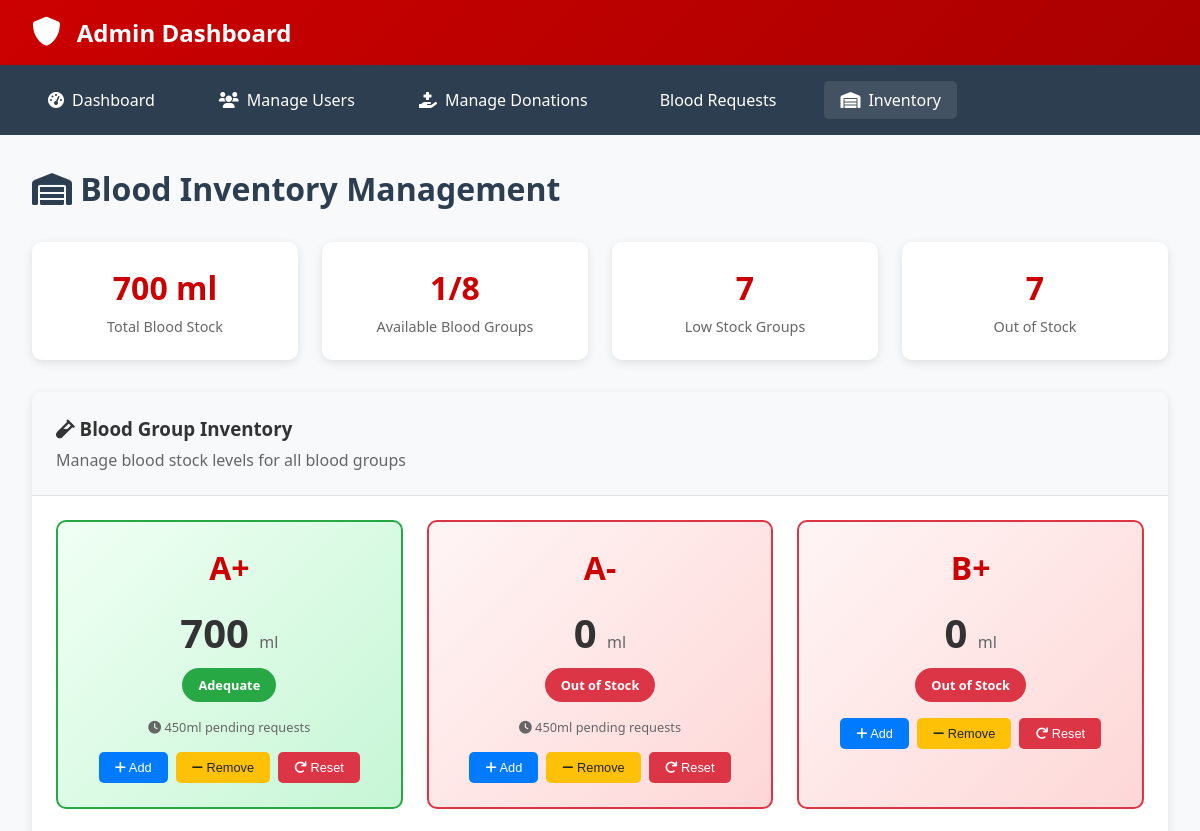
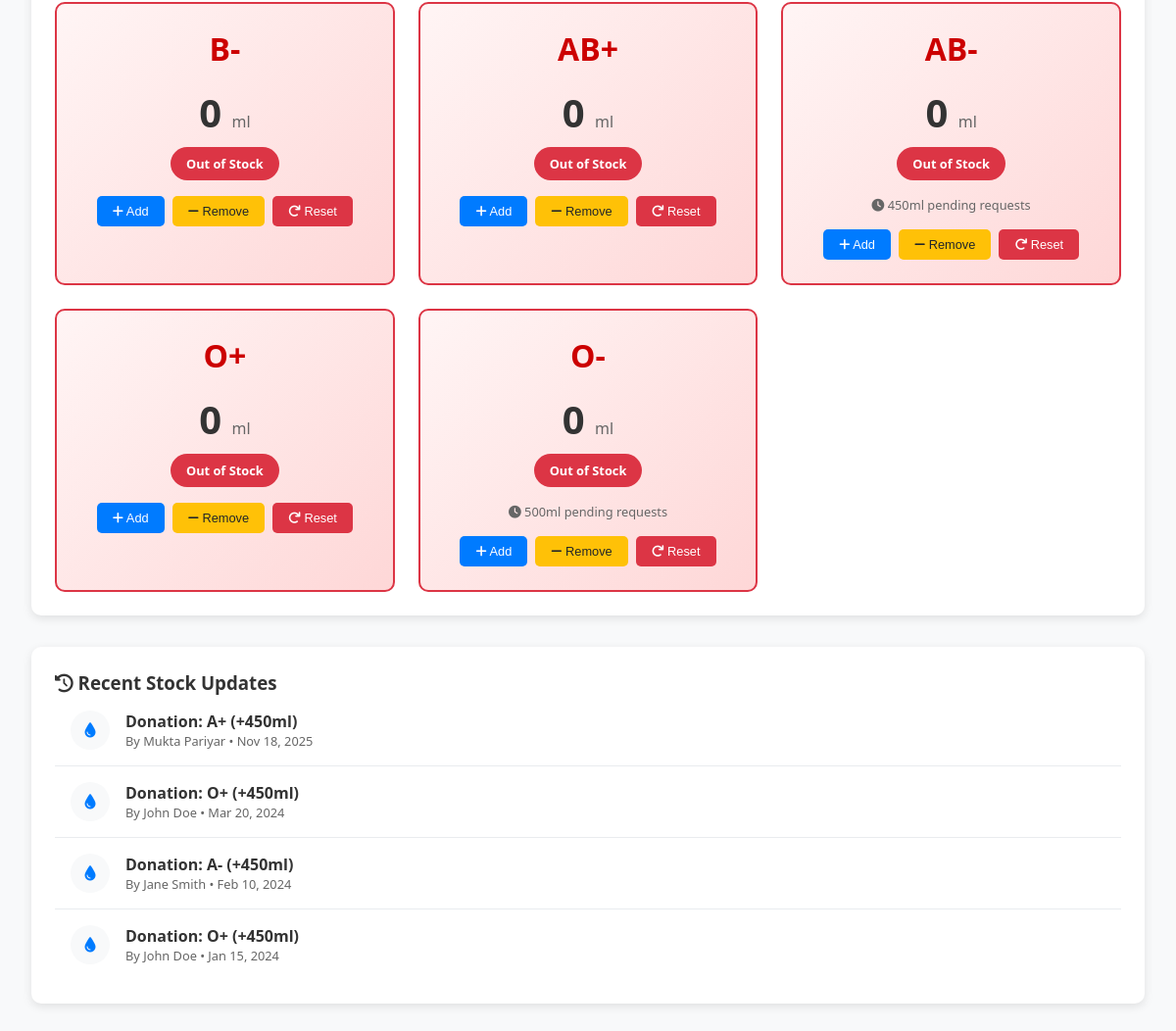
Page /admin/blood_inventory.php on the committed database (2 pictures, top to bottom).
### tables this page shows
CREATE TABLE `blood_inventory` (
  `id` int(11) NOT NULL,
  `blood_group` enum('A+','A-','B+','B-','AB+','AB-','O+','O-') NOT NULL,
  `quantity_ml` int(11) DEFAULT 0,
  `last_updated` timestamp NOT NULL DEFAULT current_timestamp() ON UPDATE current_timestamp()
);

CREATE TABLE `donations` (
  `id` int(11) NOT NULL,
  `donor_id` int(11) DEFAULT NULL,
  `blood_group` enum('A+','A-','B+','B-','AB+','AB-','O+','O-') NOT NULL,
  `donation_date` date NOT NULL,
  `quantity_ml` int(11) NOT NULL,
  `status` enum('pending','approved','rejected') DEFAULT 'pending',
  `created_at` timestamp NOT NULL DEFAULT current_timestamp(),
  `donation_type` varchar(50) NOT NULL DEFAULT 'whole_blood',
  `donation_center` varchar(255) DEFAULT NULL,
  `health_conditions` text DEFAULT NULL,
  `medications` text DEFAULT NULL,
  `travel_history` text DEFAULT NULL,
  `recent_sickness` enum('yes','no') DEFAULT 'no',
  `tattoo_piercing` enum('yes','no') DEFAULT 'no'
);

CREATE TABLE `users` (
  `id` int(11) NOT NULL,
  `username` varchar(50) NOT NULL,
  `email` varchar(100) NOT NULL,
  `password` varchar(255) NOT NULL,
  `role` enum('admin','donor','seeker') NOT NULL,
  `full_name` varchar(100) NOT NULL,
  `blood_group` enum('A+','A-','B+','B-','AB+','AB-','O+','O-') DEFAULT NULL,
  `date_of_birth` date DEFAULT NULL,
  `phone` varchar(15) DEFAULT NULL,
  `address` text DEFAULT NULL,
  `status` enum('active','inactive') DEFAULT 'active',
  `created_at` timestamp NOT NULL DEFAULT current_timestamp()
);

### admin/blood_inventory.php (the view, shortened to what this page needs)
<?php
$database = new Database();
$db = $database->getConnection();
$inventory_query = "SELECT * FROM blood_inventory ORDER BY
    CASE blood_group
        WHEN 'A+' THEN 1
        WHEN 'A-' THEN 2
        WHEN 'B+' THEN 3
        WHEN 'B-' THEN 4
        WHEN 'AB+' THEN 5
        WHEN 'AB-' THEN 6
        WHEN 'O+' THEN 7
        WHEN 'O-' THEN 8
    END";
$inventory_stmt = $db->prepare($inventory_query);
$inventory_stmt->execute();
$inventory = $inventory_stmt->fetchAll(PDO::FETCH_ASSOC);
$inventory_stmt->execute();
$inventory = $inventory_stmt->fetchAll(PDO::FETCH_ASSOC);
$stats_query = "SELECT
    SUM(quantity_ml) as total_blood,
    AVG(quantity_ml) as avg_stock,
    COUNT(*) as total_groups,
    COUNT(CASE WHEN quantity_ml > 0 THEN 1 END) as available_groups,
    COUNT(CASE WHEN quantity_ml < 500 THEN 1 END) as low_stock_groups,
    COUNT(CASE WHEN quantity_ml = 0 THEN 1 END) as out_of_stock_groups
    FROM blood_inventory";
$stats_stmt = $db->prepare($stats_query);
$stats_stmt->execute();
$inventory_stats = $stats_stmt->fetch(PDO::FETCH_ASSOC);
$recent_donations_query = "SELECT d.blood_group, d.quantity_ml, d.donation_date, u.full_name
                          FROM donations d
                          JOIN users u ON d.donor_id = u.id
                          WHERE d.status = 'approved'
                          ORDER BY d.donation_date DESC
                          LIMIT 5";
$recent_donations_stmt = $db->prepare($recent_donations_query);
$recent_donations_stmt->execute();
$recent_donations = $recent_donations_stmt->fetchAll(PDO::FETCH_ASSOC);
$pending_requests_query = "SELECT blood_group, SUM(quantity_ml) as total_requested
                          FROM blood_requests
                          WHERE status IN ('pending', 'approved')
                          GROUP BY blood_group";
$pending_requests_stmt = $db->prepare($pending_requests_query);
$pending_requests_stmt->execute();
$pending_requests = $pending_requests_stmt->fetchAll(PDO::FETCH_ASSOC);
?>
<!DOCTYPE html>
<html lang="en">
<head>
    <link rel="stylesheet" href="https://cdnjs.cloudflare.com/ajax/libs/font-awesome/6.0.0/css/all.min.css">
</head>
<body>
    <header class="admin-header">
        <nav class="admin-nav">
            <div class="admin-brand">
                <i class="fas fa-shield-alt"></i>
                <h1>Admin Dashboard</h1>
            </div>
        </nav>
    </header>
    <nav class="admin-menu">
        <div class="menu-container">
            <div class="menu-links">
                <a href="dashboard.php"><i class="fas fa-tachometer-alt"></i> Dashboard</a>
                <a href="manage_users.php"><i class="fas fa-users"></i> Manage Users</a>
                <a href="manage_donations.php"><i class="fas fa-hand-holding-medical"></i> Manage Donations</a>
                <a href="manage_blood_requests.php"><i class="fas fa-blood"></i> Blood Requests</a>
                <a href="blood_inventory.php" class="active"><i class="fas fa-warehouse"></i> Inventory</a>
            </div>
        </div>
    </nav>
    <div class="admin-container">
        <div class="page-header">
            <h1 class="page-title"><i class="fas fa-warehouse"></i> Blood Inventory Management</h1>
        </div>
        <div class="stats-grid">
            <div class="stat-card">
                <div class="stat-number"><?php echo $inventory_stats['total_blood'] ?? '0'; ?> ml</div>
                <div class="stat-label">Total Blood Stock</div>
            </div>
            <div class="stat-card">
                <div class="stat-number"><?php echo $inventory_stats['available_groups'] ?? '0'; ?>/8</div>
                <div class="stat-label">Available Blood Groups</div>
            </div>
            <div class="stat-card">
                <div class="stat-number"><?php echo $inventory_stats['low_stock_groups'] ?? '0'; ?></div>
                <div class="stat-label">Low Stock Groups</div>
            </div>
            <div class="stat-card">
                <div class="stat-number"><?php echo $inventory_stats['out_of_stock_groups'] ?? '0'; ?></div>
                <div class="stat-label">Out of Stock</div>
            </div>
        </div>
        <div class="inventory-card">
            <div class="inventory-header">
                <h3><i class="fas fa-vial"></i> Blood Group Inventory</h3>
                <p style="color: #666; margin-top: 0.5rem;">Manage blood stock levels for all blood groups</p>
            </div>
            <div class="inventory-grid">
                <?php foreach ($inventory as $item):
                    $quantity = $item['quantity_ml'];
                    if ($quantity == 0) {
                        $status = 'critical';
                        $status_text = 'Out of Stock';
                        $card_class = 'critical';
                    } elseif ($quantity < 500) {
                        $status = 'low';
                        $status_text = 'Low Stock';
                        $card_class = 'low';
                    } elseif ($quantity < 1000) {
                        $status = 'adequate';
                        $status_text = 'Adequate';
                        $card_class = 'adequate';
                    } else {
                        $status = 'good';
                        $status_text = 'Good Stock';
                        $card_class = 'good';
                    }
                    $pending_for_group = 0;
                    foreach ($pending_requests as $request) {
                        if ($request['blood_group'] == $item['blood_group']) {
                            $pending_for_group = $request['total_requested'];
                            break;
                        }
                    }
                ?>
                    <div class="blood-group-card <?php echo $card_class; ?>">
                        <div class="blood-group"><?php echo $item['blood_group']; ?></div>
                        <div class="quantity-display">
                            <?php echo number_format($quantity); ?> <span class="quantity-unit">ml</span>
                        </div>
                        <div class="stock-status status-<?php echo $status; ?>">
                            <?php echo $status_text; ?>
                        </div>
                        <?php if ($pending_for_group > 0): ?>
                            <div style="color: #666; font-size: 0.8rem; margin-bottom: 1rem;">
                                <i class="fas fa-clock"></i> <?php echo $pending_for_group; ?>ml pending requests
                            </div>
                        <?php endif; ?>
                        <div class="inventory-actions">
                            <button class="action-btn primary" onclick="openAddStockModal('<?php echo $item['blood_group']; ?>')">
                                <i class="fas fa-plus"></i> Add
                            </button>
                            <button class="action-btn warning" onclick="openRemoveStockModal('<?php echo $item['blood_group']; ?>', <?php echo $quantity; ?>)">
                                <i class="fas fa-minus"></i> Remove
                            </button>
                            <button class="action-btn danger" onclick="resetInventory('<?php echo $item['blood_group']; ?>')">
                                <i class="fas fa-redo"></i> Reset
                            </button>
                        </div>
                    </div>
                <?php endforeach; ?>
            </div>
        </div>
        <div class="recent-activity">
            <h3><i class="fas fa-history"></i> Recent Stock Updates</h3>
            <div class="activity-list">
                <?php if (count($recent_donations) > 0): ?>
                    <?php foreach ($recent_donations as $donation): ?>
                        <div class="activity-item">
                            <div class="activity-icon">
                                <i class="fas fa-tint"></i>
                            </div>
                            <div class="activity-details">
                                <div class="activity-title">
                                    Donation: <?php echo $donation['blood_group']; ?> (+<?php echo $donation['quantity_ml']; ?>ml)
                                </div>
                                <div class="activity-meta">
                                    By <?php echo htmlspecialchars($donation['full_name']); ?> •
                                    <?php echo date('M j, Y', strtotime($donation['donation_date'])); ?>
                                </div>
                            </div>
                        </div>
                    <?php endforeach; ?>
                <?php endif; ?>
            </div>
        </div>
    </div>
</body>
</html>

### admin/blood_inventory.php (style rules this page uses)
.inventory-card { background: white; border-radius: 10px; box-shadow: 0 3px 10px rgba(0,0,0,0.1); margin-bottom: 2rem; overflow: hidden; }
.inventory-header { background: #f8f9fa; padding: 1.5rem; border-bottom: 1px solid #dee2e6; }
.inventory-grid { display: grid; grid-template-columns: repeat(auto-fit, minmax(280px, 1fr)); gap: 1.5rem; padding: 1.5rem; }
.blood-group-card { background: white; border: 2px solid #e9ecef; border-radius: 10px; padding: 1.5rem; text-align: center; transition: all 0.3s ease; position: relative; }
.blood-group-card.critical { border-color: #dc3545; background: linear-gradient(135deg, #fff5f5 0%, #fed7d7 100%); }
.blood-group-card.adequate { border-color: #28a745; background: linear-gradient(135deg, #f0fff4 0%, #c6f6d5 100%); }
.blood-group { font-size: 2rem; font-weight: bold; color: #c00; margin-bottom: 1rem; }
.quantity-display { font-size: 2.5rem; font-weight: bold; margin-bottom: 0.5rem; }
.quantity-unit { font-size: 1rem; color: #666; font-weight: normal; }
.stock-status { padding: 0.5rem 1rem; border-radius: 20px; font-size: 0.8rem; font-weight: 600; margin-bottom: 1rem; display: inline-block; }
.status-critical { background: #dc3545; color: white; }
.status-adequate { background: #28a745; color: white; }
.inventory-actions { display: flex; gap: 0.5rem; justify-content: center; flex-wrap: wrap; }
.action-btn { padding: 0.5rem 1rem; border: none; border-radius: 5px; cursor: pointer; font-size: 0.8rem; transition: all 0.3s; }
.action-btn.primary { background: #007bff; color: white; }
.action-btn.warning { background: #ffc107; color: #212529; }
.action-btn.danger { background: #dc3545; color: white; }
.recent-activity { background: white; border-radius: 10px; box-shadow: 0 3px 10px rgba(0,0,0,0.1); padding: 1.5rem; margin-bottom: 2rem; }
.activity-list { max-height: 300px; overflow-y: auto; }
.activity-item { padding: 1rem; border-bottom: 1px solid #e9ecef; display: flex; align-items: center; gap: 1rem; }
.activity-item:last-child { border-bottom: none; }
.activity-icon { width: 40px; height: 40px; background: #f8f9fa; border-radius: 50%; display: flex; align-items: center; justify-content: center; color: #007bff; }
.activity-details { flex: 1; }
.activity-title { font-weight: 600; color: #333; }
.activity-meta { font-size: 0.8rem; color: #666; }
* { margin: 0; padding: 0; box-sizing: border-box; }
body { font-family: 'Segoe UI', Tahoma, Geneva, Verdana, sans-serif; background: #f8f9fa; color: #333; }
.admin-header { background: linear-gradient(135deg, #c00 0%, #a00 100%); color: white; padding: 1rem 0; box-shadow: 0 2px 10px rgba(0,0,0,0.1); }
.admin-nav { display: flex; justify-content: space-between; align-items: center; max-width: 1400px; margin: 0 auto; padding: 0 2rem; }
.admin-brand { display: flex; align-items: center; gap: 1rem; }
.admin-brand i { font-size: 1.8rem; }
.admin-brand h1 { font-size: 1.5rem; font-weight: 700; }
.admin-menu { background: #2c3e50; padding: 1rem 0; }
.menu-container { max-width: 1400px; margin: 0 auto; padding: 0 2rem; }
.menu-links { display: flex; gap: 2rem; }
.menu-links a { color: white; text-decoration: none; padding: 0.5rem 1rem; border-radius: 5px; transition: background 0.3s; display: flex; align-items: center; gap: 0.5rem; }
.menu-links a:hover, .menu-links a.active { background: rgba(255,255,255,0.1); }
.admin-container { max-width: 1400px; margin: 2rem auto; padding: 0 2rem; }
.page-header { display: flex; justify-content: between; align-items: center; margin-bottom: 2rem; }
.page-title { color: #2c3e50; }
.stats-grid { display: grid; grid-template-columns: repeat(auto-fit, minmax(200px, 1fr)); gap: 1.5rem; margin-bottom: 2rem; }
.stat-card { background: white; padding: 1.5rem; border-radius: 10px; box-shadow: 0 3px 10px rgba(0,0,0,0.1); text-align: center; }
.stat-number { font-size: 2rem; font-weight: bold; color: #c00; margin-bottom: 0.5rem; }
.stat-label { color: #666; font-size: 0.9rem; }

### rows in the picture
blood_inventory: blood_group "A+", quantity_ml "700", quantity_ml "Adequate", pending_for_group "450"
blood_inventory: blood_group "A-", quantity_ml "0", quantity_ml "Out of Stock", pending_for_group "450"
blood_inventory: blood_group "B+", quantity_ml "0", quantity_ml "Out of Stock"
blood_inventory: blood_group "B-", quantity_ml "0", quantity_ml "Out of Stock"
blood_inventory: blood_group "AB+", quantity_ml "0", quantity_ml "Out of Stock"
blood_inventory: blood_group "AB-", quantity_ml "0", quantity_ml "Out of Stock", pending_for_group "450"
blood_inventory: blood_group "O+", quantity_ml "0", quantity_ml "Out of Stock"
blood_inventory: blood_group "O-", quantity_ml "0", quantity_ml "Out of Stock", pending_for_group "500"
donations: blood_group "A+", quantity_ml "450", donor.full_name "Mukta Pariyar", donation_date "Nov 18, 2025"
donations: blood_group "O+", quantity_ml "450", donor.full_name "John Doe", donation_date "Mar 20, 2024"
donations: blood_group "A-", quantity_ml "450", donor.full_name "Jane Smith", donation_date "Feb 10, 2024"
donations: blood_group "O+", quantity_ml "450", donor.full_name "John Doe", donation_date "Jan 15, 2024"

### other values in the picture
$inventory_stats['total_blood'] "700"
$inventory_stats['available_groups'] "1"
$inventory_stats['low_stock_groups'] "7"
$inventory_stats['out_of_stock_groups'] "7"
